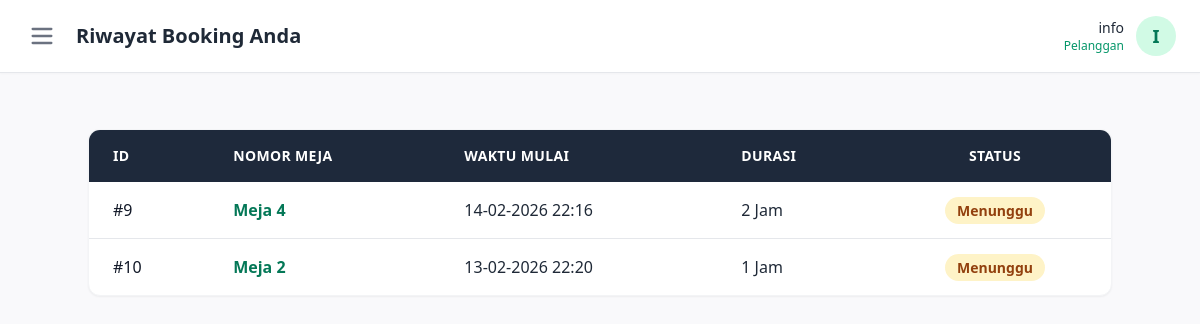
Page /user/history (signed in) on the committed database.
### tables this page shows
CREATE TABLE bookings (
    id INTEGER PRIMARY KEY AUTOINCREMENT,
    user_id INTEGER NOT NULL,
    table_number INTEGER NOT NULL,
    start_time DATETIME NOT NULL,
    duration INTEGER NOT NULL,
    status TEXT DEFAULT 'Menunggu',
    created_at TIMESTAMP DEFAULT CURRENT_TIMESTAMP,
    FOREIGN KEY (user_id) REFERENCES users(id) ON DELETE CASCADE
);

### app.py (the view)
@app.route('/user/history')
@login_required
def history_user():
    conn = get_db_connection()
    bookings = conn.execute("SELECT * FROM bookings WHERE user_id = ? ORDER BY start_time DESC", (session['user_id'],)).fetchall()
    conn.close()
    return render_template('history_user.html', bookings=bookings)

### app.py (called while the page is built)
def get_db_connection():
    basedir = os.path.abspath(os.path.dirname(__file__))
    conn = sqlite3.connect(os.path.join(basedir, 'bonbill.db'))
    conn.row_factory = sqlite3.Row
    return conn

def login_required(f):
    @wraps(f)
    def decorated_function(*args, **kwargs):
        if 'user_id' not in session:
            return redirect(url_for('login'))
        return f(*args, **kwargs)
    return decorated_function

@app.template_filter('format_datetime')
def format_datetime(value, format="%d-%m-%Y %H:%M"):
    if value is None:
        return ""
    if isinstance(value, str):
        try:
            value = datetime.strptime(value, '%Y-%m-%d %H:%M:%S')
        except ValueError:
            return value
    return value.strftime(format)

### templates/history_user.html (shortened to what this page needs)
{% extends "base_user.html" %}
{% block header_title %}Riwayat Booking Anda{% endblock %}
{% block content %}
<div class="max-w-5xl mx-auto">
    <div class="bg-white rounded-xl shadow-sm border border-gray-100 overflow-hidden mt-4">
        <div class="overflow-x-auto">
            <table class="w-full text-left border-collapse">
                <thead>
                    <tr class="bg-slate-800 text-white text-sm uppercase tracking-wide">
                        <th class="px-6 py-4">ID</th>
                        <th class="px-6 py-4">Nomor Meja</th>
                        <th class="px-6 py-4">Waktu Mulai</th>
                        <th class="px-6 py-4">Durasi</th>
                        <th class="px-6 py-4 text-center">Status</th>
                    </tr>
                </thead>
                <tbody class="divide-y divide-gray-200">
                    {% for b in bookings %}
                    <tr class="hover:bg-gray-50 transition-colors">
                        <td class="px-6 py-4 font-medium text-gray-900">#{{ b.id }}</td>
                        <td class="px-6 py-4 text-emerald-700 font-semibold">Meja {{ b.table_number }}</td>
                        <td class="px-6 py-4">{{ b.start_time | format_datetime }}</td>
                        <td class="px-6 py-4">{{ b.duration }} Jam</td>
                        <td class="px-6 py-4 text-center">
                            <span class="px-3 py-1 text-sm font-semibold rounded-full
                                {% if b.status == 'Selesai' %} bg-emerald-100 text-emerald-800
                                {% elif b.status == 'Batal' %} bg-red-100 text-red-800
                                {% elif b.status == 'Bermain' %} bg-blue-100 text-blue-800
                                {% else %} bg-amber-100 text-amber-800 {% endif %}">
                                {{ b.status }}
                            </span>
                        </td>
                    </tr>
                    {% else %}
                    <tr>
                        <td colspan="5" class="px-6 py-8 text-center text-gray-500 italic">
                        <a href="/user/edit_booking/{{ b.id }}" class="text-blue-600 hover:underline">Edit</a>
                        </td>
                    </tr>
                    {% endfor %}
                </tbody>
            </table>
        </div>
    </div>
</div>
{% endblock %}

### rows in the picture
bookings: id "9", table_number "4", start_time "14-02-2026 22:16", duration "2", status "Menunggu"
bookings: id "10", table_number "2", start_time "13-02-2026 22:20", duration "1", status "Menunggu"

### other values in the picture
{{ session.get('username', 'User') }} "info"
{{ session.get('username', 'U')[0] }} "I"
